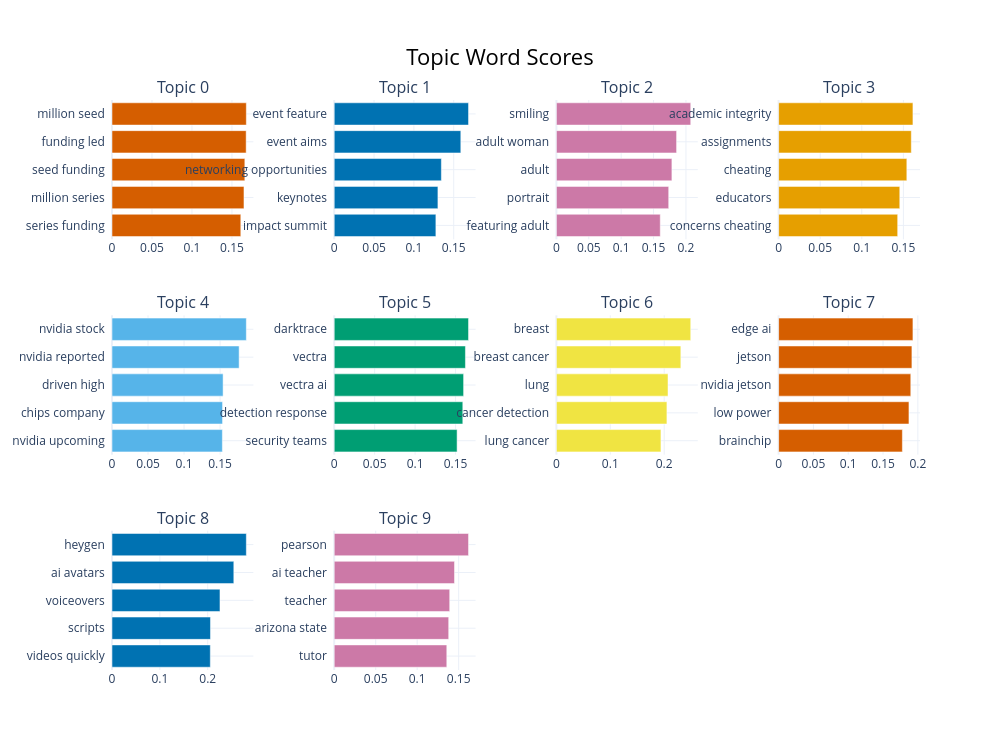

Write notebook code for a chart like this one.
### Code cell
fig = topic_model.visualize_barchart(top_n_topics=10)
fig.show()

### Figure 1 — Plotly figure (JSON) as saved in the notebook; plotly's stock layout.template omitted (floating-point values rounded to 4 significant figures)
{"data": [{"marker": {"color": "#D55E00"}, "orientation": "h", "type": "bar", "x": [0.161, 0.165, 0.1661, 0.1677, 0.1679], "xaxis": "x", "y": ["series funding  ", "million series  ", "seed funding  ", "funding led  ", "million seed  "], "yaxis": "y"}, {"marker": {"color": "#0072B2"}, "orientation": "h", "type": "bar", "x": [0.1276, 0.1302, 0.1345, 0.1589, 0.1686], "xaxis": "x2", "y": ["impact summit  ", "keynotes  ", "networking opportunities  ", "event aims  ", "event feature  "], "yaxis": "y2"}, {"marker": {"color": "#CC79A7"}, "orientation": "h", "type": "bar", "x": [0.1604, 0.1734, 0.1783, 0.1855, 0.2074], "xaxis": "x3", "y": ["featuring adult  ", "portrait  ", "adult  ", "adult woman  ", "smiling  "], "yaxis": "y3"}, {"marker": {"color": "#E69F00"}, "orientation": "h", "type": "bar", "x": [0.1432, 0.1457, 0.1541, 0.1595, 0.1615], "xaxis": "x4", "y": ["concerns cheating  ", "educators  ", "cheating  ", "assignments  ", "academic integrity  "], "yaxis": "y4"}, {"marker": {"color": "#56B4E9"}, "orientation": "h", "type": "bar", "x": [0.1532, 0.1534, 0.1542, 0.1764, 0.1864], "xaxis": "x5", "y": ["nvidia upcoming  ", "chips company  ", "driven high  ", "nvidia reported  ", "nvidia stock  "], "yaxis": "y5"}, {"marker": {"color": "#009E73"}, "orientation": "h", "type": "bar", "x": [0.1519, 0.1589, 0.1599, 0.1622, 0.166], "xaxis": "x6", "y": ["security teams  ", "detection response  ", "vectra ai  ", "vectra  ", "darktrace  "], "yaxis": "y6"}, {"marker": {"color": "#F0E442"}, "orientation": "h", "type": "bar", "x": [0.1939, 0.205, 0.207, 0.2308, 0.2492], "xaxis": "x7", "y": ["lung cancer  ", "cancer detection  ", "lung  ", "breast cancer  ", "breast  "], "yaxis": "y7"}, {"marker": {"color": "#D55E00"}, "orientation": "h", "type": "bar", "x": [0.1777, 0.1872, 0.1898, 0.1914, 0.1929], "xaxis": "x8", "y": ["brainchip  ", "low power  ", "nvidia jetson  ", "jetson  ", "edge ai  "], "yaxis": "y8"}, {"marker": {"color": "#0072B2"}, "orientation": "h", "type": "bar", "x": [0.2054, 0.2058, 0.2256, 0.2545, 0.2807], "xaxis": "x9", "y": ["videos quickly  ", "scripts  ", "voiceovers  ", "ai avatars  ", "heygen  "], "yaxis": "y9"}, {"marker": {"color": "#CC79A7"}, "orientation": "h", "type": "bar", "x": [0.1357, 0.138, 0.1392, 0.145, 0.1619], "xaxis": "x10", "y": ["tutor  ", "arizona state  ", "teacher  ", "ai teacher  ", "pearson  "], "yaxis": "y10"}], "layout": {"annotations": [{"font": {"size": 16}, "showarrow": false, "text": "Topic 0", "x": 0.0875, "xanchor": "center", "xref": "paper", "y": 1, "yanchor": "bottom", "yref": "paper"}, {"font": {"size": 16}, "showarrow": false, "text": "Topic 1", "x": 0.3625, "xanchor": "center", "xref": "paper", "y": 1, "yanchor": "bottom", "yref": "paper"}, {"font": {"size": 16}, "showarrow": false, "text": "Topic 2", "x": 0.6375, "xanchor": "center", "xref": "paper", "y": 1, "yanchor": "bottom", "yref": "paper"}, {"font": {"size": 16}, "showarrow": false, "text": "Topic 3", "x": 0.9125, "xanchor": "center", "xref": "paper", "y": 1, "yanchor": "bottom", "yref": "paper"}, {"font": {"size": 16}, "showarrow": false, "text": "Topic 4", "x": 0.0875, "xanchor": "center", "xref": "paper", "y": 0.6222, "yanchor": "bottom", "yref": "paper"}, {"font": {"size": 16}, "showarrow": false, "text": "Topic 5", "x": 0.3625, "xanchor": "center", "xref": "paper", "y": 0.6222, "yanchor": "bottom", "yref": "paper"}, {"font": {"size": 16}, "showarrow": false, "text": "Topic 6", "x": 0.6375, "xanchor": "center", "xref": "paper", "y": 0.6222, "yanchor": "bottom", "yref": "paper"}, {"font": {"size": 16}, "showarrow": false, "text": "Topic 7", "x": 0.9125, "xanchor": "center", "xref": "paper", "y": 0.6222, "yanchor": "bottom", "yref": "paper"}, {"font": {"size": 16}, "showarrow": false, "text": "Topic 8", "x": 0.0875, "xanchor": "center", "xref": "paper", "y": 0.2444, "yanchor": "bottom", "yref": "paper"}, {"font": {"size": 16}, "showarrow": false, "text": "Topic 9", "x": 0.3625, "xanchor": "center", "xref": "paper", "y": 0.2444, "yanchor": "bottom", "yref": "paper"}], "height": 750, "hoverlabel": {"bgcolor": "white", "font": {"family": "Rockwell", "size": 16}}, "showlegend": false, "title": {"font": {"color": "Black", "size": 22}, "text": "Topic Word Scores", "x": 0.5, "xanchor": "center", "yanchor": "top"}, "width": 1000, "xaxis": {"anchor": "y", "domain": [0, 0.175], "showgrid": true}, "xaxis10": {"anchor": "y10", "domain": [0.275, 0.45], "showgrid": true}, "xaxis11": {"anchor": "y11", "domain": [0.55, 0.725], "showgrid": true}, "xaxis12": {"anchor": "y12", "domain": [0.825, 1], "showgrid": true}, "xaxis2": {"anchor": "y2", "domain": [0.275, 0.45], "showgrid": true}, "xaxis3": {"anchor": "y3", "domain": [0.55, 0.725], "showgrid": true}, "xaxis4": {"anchor": "y4", "domain": [0.825, 1], "showgrid": true}, "xaxis5": {"anchor": "y5", "domain": [0, 0.175], "showgrid": true}, "xaxis6": {"anchor": "y6", "domain": [0.275, 0.45], "showgrid": true}, "xaxis7": {"anchor": "y7", "domain": [0.55, 0.725], "showgrid": true}, "xaxis8": {"anchor": "y8", "domain": [0.825, 1], "showgrid": true}, "xaxis9": {"anchor": "y9", "domain": [0, 0.175], "showgrid": true}, "yaxis": {"anchor": "x", "domain": [0.7556, 1], "showgrid": true}, "yaxis10": {"anchor": "x10", "domain": [0, 0.2444], "showgrid": true}, "yaxis11": {"anchor": "x11", "domain": [0, 0.2444], "showgrid": true}, "yaxis12": {"anchor": "x12", "domain": [0, 0.2444], "showgrid": true}, "yaxis2": {"anchor": "x2", "domain": [0.7556, 1], "showgrid": true}, "yaxis3": {"anchor": "x3", "domain": [0.7556, 1], "showgrid": true}, "yaxis4": {"anchor": "x4", "domain": [0.7556, 1], "showgrid": true}, "yaxis5": {"anchor": "x5", "domain": [0.3778, 0.6222], "showgrid": true}, "yaxis6": {"anchor": "x6", "domain": [0.3778, 0.6222], "showgrid": true}, "yaxis7": {"anchor": "x7", "domain": [0.3778, 0.6222], "showgrid": true}, "yaxis8": {"anchor": "x8", "domain": [0.3778, 0.6222], "showgrid": true}, "yaxis9": {"anchor": "x9", "domain": [0, 0.2444], "showgrid": true}}}
